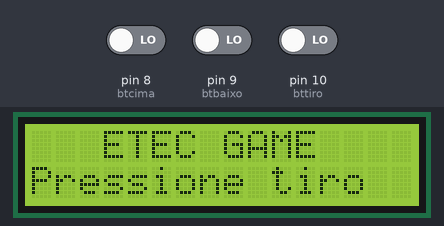
A sketch run on a simulated Arduino Uno, built with avr-gcc and run on an emulated ATmega328P. Shown: 16×2 character LCD. The inputs (shaded band) are chosen by the test bench; at power-on: pin 10 (bttiro) LOW, pin 9 (btbaixo) LOW, pin 8 (btcima) LOW. Random numbers use the default seed unless the sketch sets one.

Above: at 1.3 s.
1.4 s: pin 10 (bttiro) driven HIGH
At 1.59 s:
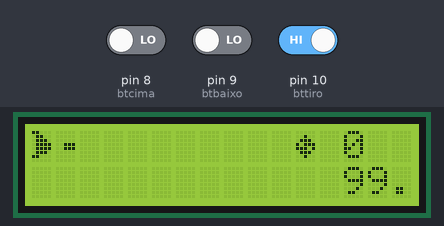
3.8 s: pin 9 (btbaixo) driven HIGH
At 4.13 s:
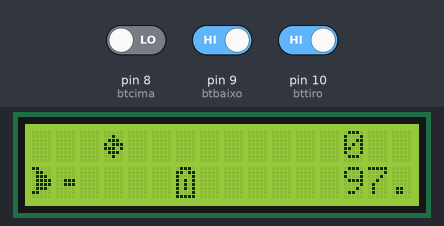
6.4 s: pin 10 (bttiro) driven LOW
At 6.67 s:
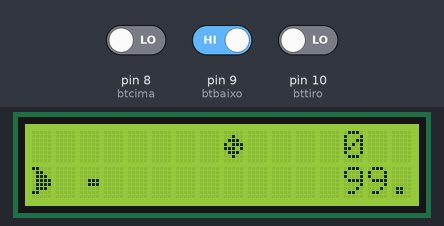
9.2 s: pin 10 (bttiro) driven HIGH
At 9.54 s:
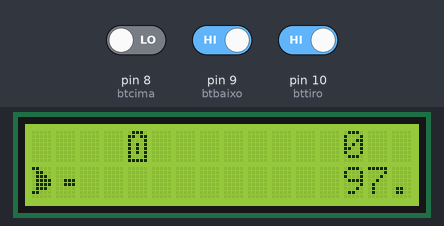
11.8 s: pin 10 (bttiro) driven LOW
At 12.8 s:
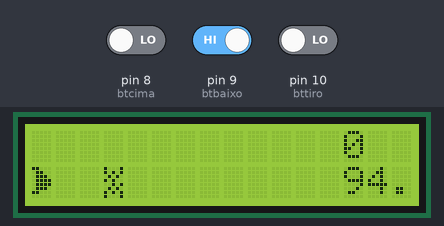
14.8 s: pin 10 (bttiro) driven HIGH
At 16.5 s:
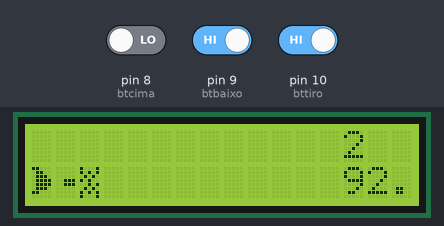

Measured:
- after the input at 1.4 s, the display: changes at once (image 1)
- what the display in image 5 shows lasts 0.9 s, from 12.2 s to 13.1 s

The sketch:

jogoNave.ino
```cpp
#include <LiquidCrystal_I2C.h>

//Definindo LCD
#define endereco 0x27
#define colunas 16
#define linhas 2
//Definindo os botões do jogo
#define btcima 8
#define btbaixo 9
#define bttiro 10

LiquidCrystal_I2C lcd(endereco,colunas,linhas);
//Criação de variaveis
double vel = 300.0;
int pxnave, pynave, pxcometa, pycometa, pxenergia,
pyenergia, pxtiro, pytiro;
bool game, vtiro, bateria;
int pontuacao, tela, fase;
double energia;
//Criando o desenho dos objetos
byte nave[8] = {B11000,B01100,B01110,B01111,B01111,B01110,B11000};
byte cometa[8] = {B00000,B00100,B01110,B10111,B11101,B01110,B00100,B00000};
byte explosao [8] = {B10001,B10101,B01010,B10100,B00101,B01010,B10101,B10001};
byte energy [8] = {B01110,B11011,B10001,B10101,B10101,B10101,B10001,B11111};
byte bala [8] = {B00000,B00000,B00000,B00111,B00111,B00000,B00000,B00000};


void setup() {
  lcd.init();//Inicia a comunicação
  lcd.backlight();//Liga a iluminação
  lcd.clear();// Limpa o Display

  //Inicializando as variaveis
  pxnave = pynave = pycometa = pxenergia = pyenergia = pytiro = 0;
  pxtiro = -1;
  pxcometa = 12;
  energia = 100;
  tela = 0;
  fase = 1;
  //Alocando o desenho dos objetos na memoria
  lcd.createChar(1,nave);
  lcd.createChar(2,cometa);
  lcd.createChar(3,explosao);
  lcd.createChar(4,energy);
  lcd.createChar(5,bala);
  lcd.begin(16,2);
  lcd.clear();
  game = false;

  vtiro, bateria = false;

}

void loop() {
  if(game){
    energia -= 0.25;
    lcd.clear();
    if(energia <= 0){
      tela = 2;
      game = false;
    }
    painel(13);
    if(digitalRead(btcima)==1){
      pynave=0;
    }
    if(digitalRead(btbaixo)==1){
      pynave=1;
    }
    if(digitalRead(bttiro)==1){
      pxtiro=1;
      vtiro = true;
      pytiro = pynave;
    }
    pxcometa -= 1;
    criaDesenho(pxnave, pynave, 1);
    criaDesenho(pxcometa, pycometa, 2);
    if(vtiro){
      criaDesenho(pxtiro, pytiro, 5);
      pxtiro += 1;
    }
    if (pxcometa <0){
      pxcometa = 12;
      pycometa = random(0,2);
    }
    if (pxtiro > 16){
      vtiro = false;
      pxtiro = -1;
    }
    if (((pxtiro == pxcometa + 1) && (pytiro == pycometa)) || ((pxtiro == pxcometa) && (pytiro == pycometa))){
      vtiro = false;
      pxtiro = -1;
      criaExplosaoC(pxcometa, pycometa);
      pycometa = random(0,2);
      pxcometa = 12;
      pontuacao += (2 * fase);
      if (pontuacao >= (20*fase)){
        fase += 1;
        vel = 150.0/fase;
      }
    }
    if((pxnave == pxcometa) && (pynave == pycometa)){
      game = false;
      criaExplosaoN (pxnave, pynave);
      tela = 2;
    }
    if (!bateria){
      if(random (0,50)>40){
        pxenergia = 12;
        bateria = true;
        pyenergia = random (0,2);
      }
    } else {
      criaDesenho (pxenergia, pyenergia, 4);
      pxenergia -= 1;
      if (((pxnave == pxenergia + 1) && (pynave == pyenergia)) || ((pxnave == pxenergia) && (pynave == pyenergia))){
        bateria = false;
        pxenergia = -1;
        energia = 100;
      }
    }
    delay(vel);
  } else{
    verificaJogo(tela);
    if(digitalRead(bttiro)==1){
      reset();
    }
  }

}

//Função para criar os objetos do game
void criaDesenho (int px, int py, int desenho){
  lcd.setCursor(px,py);
  lcd.write(desenho);
}
//Função para animação de nave destruida
void criaExplosaoN (int px, int py){
  lcd.clear();
  lcd.setCursor(px,py);
  lcd.write(3);
  delay(1000);
  lcd.clear();
}
//Função para animação de cometa destruido
void criaExplosaoC (int px, int py){

  lcd.setCursor(px,py);
  lcd.write(3);
  delay(500);

}
//Função para reiniciar o jogo
void reset(){
  pontuacao = 0;
  energia = 100;
  game = true;
  tela = 0;
}
//Função para a interface do jogo
void painel (int px){
  lcd.setCursor(px,0);
  lcd.print(pontuacao);
  lcd.setCursor(px,1);
  lcd.print(energia);
}
/* Função que verifica o estado atual do jogo
0= TelaInicial 1= Ganhou 2= Perdeu */
void verificaJogo (int cond){
  if (cond<1){
    lcd.setCursor(3,0);
    lcd.print("ETEC GAME");
    lcd.setCursor(0,1);
    lcd.print("Pressione tiro");
  } else {
      String txt = {cond>1 ? "Perdeu" : "Ganhou"};
      lcd.setCursor(9,0);
      lcd.print("pts:");
      lcd.setCursor(13,0);
      lcd.print(pontuacao);
      lcd.setCursor(1,0);
      lcd.print(txt);
      lcd.setCursor(0,1);
      lcd.print("Pressione tiro");
  }

}
```
